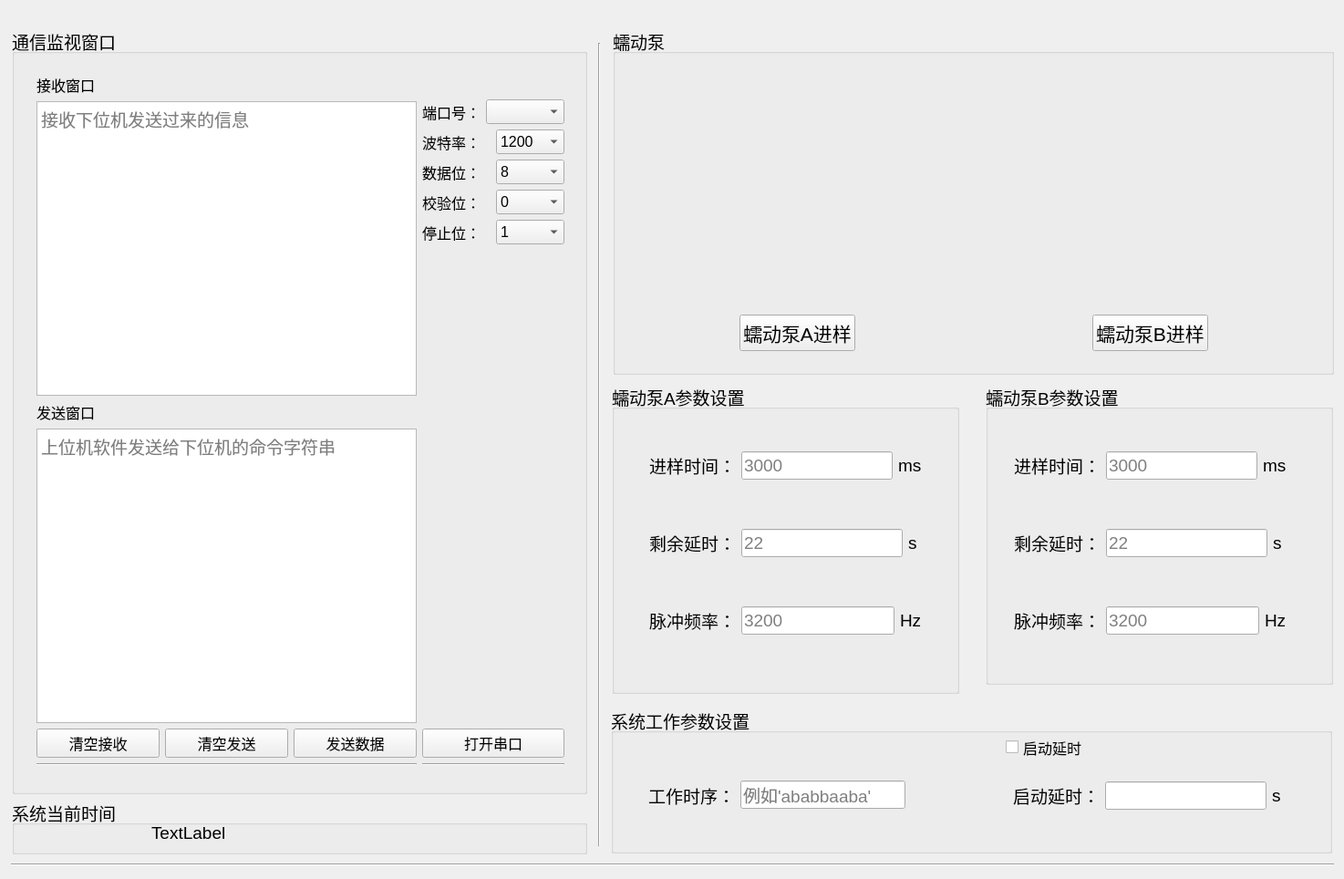
<?xml version="1.0" encoding="UTF-8"?>
<ui version="4.0">
 <class>MainWindow</class>
 <widget class="QMainWindow" name="MainWindow">
  <property name="geometry">
   <rect>
    <x>0</x>
    <y>0</y>
    <width>1474</width>
    <height>964</height>
   </rect>
  </property>
  <property name="windowTitle">
   <string>MainWindow</string>
  </property>
  <widget class="QWidget" name="centralWidget">
   <widget class="Line" name="line_4">
    <property name="geometry">
     <rect>
      <x>647</x>
      <y>47</y>
      <width>20</width>
      <height>881</height>
     </rect>
    </property>
    <property name="orientation">
     <enum>Qt::Vertical</enum>
    </property>
   </widget>
   <widget class="QGroupBox" name="groupBox">
    <property name="geometry">
     <rect>
      <x>671</x>
      <y>420</y>
      <width>381</width>
      <height>341</height>
     </rect>
    </property>
    <property name="font">
     <font>
      <pointsize>14</pointsize>
     </font>
    </property>
    <property name="title">
     <string>蠕动泵A参数设置</string>
    </property>
    <widget class="QWidget" name="verticalLayoutWidget_4">
     <property name="geometry">
      <rect>
       <x>30</x>
       <y>40</y>
       <width>321</width>
       <height>271</height>
      </rect>
     </property>
     <layout class="QVBoxLayout" name="verticalLayout_8">
      <item>
       <layout class="QHBoxLayout" name="horizontalLayout_10">
        <item>
         <widget class="QLabel" name="label_11">
          <property name="font">
           <font>
            <pointsize>14</pointsize>
           </font>
          </property>
          <property name="text">
           <string>进样时间：</string>
          </property>
         </widget>
        </item>
        <item>
         <widget class="QLineEdit" name="lineEdit_SamplingTime_PumpA">
          <property name="maximumSize">
           <size>
            <width>16777215</width>
            <height>16777215</height>
           </size>
          </property>
          <property name="placeholderText">
           <string>3000</string>
          </property>
         </widget>
        </item>
        <item>
         <widget class="QLabel" name="label_18">
          <property name="font">
           <font>
            <pointsize>14</pointsize>
           </font>
          </property>
          <property name="text">
           <string>ms</string>
          </property>
         </widget>
        </item>
       </layout>
      </item>
      <item>
       <layout class="QHBoxLayout" name="horizontalLayout_11">
        <item>
         <widget class="QLabel" name="label_13">
          <property name="font">
           <font>
            <pointsize>14</pointsize>
           </font>
          </property>
          <property name="text">
           <string>剩余延时：</string>
          </property>
         </widget>
        </item>
        <item>
         <widget class="QLineEdit" name="lineEdit_leftTime_PumpA">
          <property name="placeholderText">
           <string>22</string>
          </property>
         </widget>
        </item>
        <item>
         <widget class="QLabel" name="label_20">
          <property name="font">
           <font>
            <pointsize>14</pointsize>
           </font>
          </property>
          <property name="text">
           <string>s </string>
          </property>
         </widget>
        </item>
       </layout>
      </item>
      <item>
       <layout class="QHBoxLayout" name="horizontalLayout_13">
        <item>
         <widget class="QLabel" name="label_15">
          <property name="font">
           <font>
            <pointsize>14</pointsize>
           </font>
          </property>
          <property name="text">
           <string>脉冲频率：</string>
          </property>
         </widget>
        </item>
        <item>
         <widget class="QLineEdit" name="lineEdit_setFrequency_PumpA">
          <property name="placeholderText">
           <string>3200</string>
          </property>
         </widget>
        </item>
        <item>
         <widget class="QLabel" name="label_22">
          <property name="font">
           <font>
            <pointsize>14</pointsize>
           </font>
          </property>
          <property name="text">
           <string>Hz</string>
          </property>
         </widget>
        </item>
       </layout>
      </item>
     </layout>
    </widget>
   </widget>
   <widget class="QGroupBox" name="groupBox_2">
    <property name="geometry">
     <rect>
      <x>1081</x>
      <y>420</y>
      <width>381</width>
      <height>331</height>
     </rect>
    </property>
    <property name="font">
     <font>
      <pointsize>14</pointsize>
     </font>
    </property>
    <property name="title">
     <string>蠕动泵B参数设置</string>
    </property>
    <widget class="QWidget" name="verticalLayoutWidget_3">
     <property name="geometry">
      <rect>
       <x>20</x>
       <y>40</y>
       <width>321</width>
       <height>271</height>
      </rect>
     </property>
     <layout class="QVBoxLayout" name="verticalLayout_4">
      <item>
       <layout class="QHBoxLayout" name="horizontalLayout_12">
        <item>
         <widget class="QLabel" name="label_12">
          <property name="font">
           <font>
            <pointsize>14</pointsize>
           </font>
          </property>
          <property name="text">
           <string>进样时间：</string>
          </property>
         </widget>
        </item>
        <item>
         <widget class="QLineEdit" name="lineEdit_samplingTime_PumpB">
          <property name="placeholderText">
           <string>3000</string>
          </property>
         </widget>
        </item>
        <item>
         <widget class="QLabel" name="label_19">
          <property name="font">
           <font>
            <pointsize>14</pointsize>
           </font>
          </property>
          <property name="text">
           <string>ms</string>
          </property>
         </widget>
        </item>
       </layout>
      </item>
      <item>
       <layout class="QHBoxLayout" name="horizontalLayout_14">
        <item>
         <widget class="QLabel" name="label_14">
          <property name="font">
           <font>
            <pointsize>14</pointsize>
           </font>
          </property>
          <property name="text">
           <string>剩余延时：</string>
          </property>
         </widget>
        </item>
        <item>
         <widget class="QLineEdit" name="lineEdit_leftTime_PumpB">
          <property name="placeholderText">
           <string>22</string>
          </property>
         </widget>
        </item>
        <item>
         <widget class="QLabel" name="label_21">
          <property name="font">
           <font>
            <pointsize>14</pointsize>
           </font>
          </property>
          <property name="text">
           <string>s </string>
          </property>
         </widget>
        </item>
       </layout>
      </item>
      <item>
       <layout class="QHBoxLayout" name="horizontalLayout_15">
        <item>
         <widget class="QLabel" name="label_16">
          <property name="font">
           <font>
            <pointsize>14</pointsize>
           </font>
          </property>
          <property name="text">
           <string>脉冲频率：</string>
          </property>
         </widget>
        </item>
        <item>
         <widget class="QLineEdit" name="lineEdit_setFrequency_PumpB">
          <property name="placeholderText">
           <string>3200</string>
          </property>
         </widget>
        </item>
        <item>
         <widget class="QLabel" name="label_23">
          <property name="font">
           <font>
            <pointsize>14</pointsize>
           </font>
          </property>
          <property name="text">
           <string>Hz</string>
          </property>
         </widget>
        </item>
       </layout>
      </item>
     </layout>
    </widget>
   </widget>
   <widget class="QGroupBox" name="groupBox_3">
    <property name="geometry">
     <rect>
      <x>672</x>
      <y>30</y>
      <width>791</width>
      <height>381</height>
     </rect>
    </property>
    <property name="font">
     <font>
      <pointsize>14</pointsize>
     </font>
    </property>
    <property name="title">
     <string>蠕动泵</string>
    </property>
    <widget class="QWidget" name="verticalLayoutWidget_5">
     <property name="geometry">
      <rect>
       <x>426</x>
       <y>31</y>
       <width>326</width>
       <height>335</height>
      </rect>
     </property>
     <layout class="QVBoxLayout" name="verticalLayout_9">
      <item>
       <widget class="QLabel" name="label_10">
        <property name="text">
         <string/>
        </property>
        <property name="pixmap">
         <pixmap resource="image/image.qrc">:/new/prefix1/pump.jpg</pixmap>
        </property>
       </widget>
      </item>
      <item>
       <layout class="QHBoxLayout" name="horizontalLayout_21">
        <item>
         <spacer name="horizontalSpacer_16">
          <property name="orientation">
           <enum>Qt::Horizontal</enum>
          </property>
          <property name="sizeHint" stdset="0">
           <size>
            <width>40</width>
            <height>20</height>
           </size>
          </property>
         </spacer>
        </item>
        <item>
         <widget class="QPushButton" name="pushButton_PumpB">
          <property name="font">
           <font>
            <pointsize>16</pointsize>
           </font>
          </property>
          <property name="text">
           <string>蠕动泵B进样</string>
          </property>
         </widget>
        </item>
        <item>
         <spacer name="horizontalSpacer_6">
          <property name="orientation">
           <enum>Qt::Horizontal</enum>
          </property>
          <property name="sizeHint" stdset="0">
           <size>
            <width>40</width>
            <height>20</height>
           </size>
          </property>
         </spacer>
        </item>
       </layout>
      </item>
     </layout>
    </widget>
    <widget class="QWidget" name="verticalLayoutWidget">
     <property name="geometry">
      <rect>
       <x>39</x>
       <y>31</y>
       <width>326</width>
       <height>335</height>
      </rect>
     </property>
     <layout class="QVBoxLayout" name="verticalLayout_7">
      <item>
       <widget class="QLabel" name="label_9">
        <property name="text">
         <string/>
        </property>
        <property name="pixmap">
         <pixmap resource="image/image.qrc">:/new/prefix1/pump.jpg</pixmap>
        </property>
       </widget>
      </item>
      <item>
       <layout class="QHBoxLayout" name="horizontalLayout_20">
        <item>
         <spacer name="horizontalSpacer_5">
          <property name="orientation">
           <enum>Qt::Horizontal</enum>
          </property>
          <property name="sizeHint" stdset="0">
           <size>
            <width>40</width>
            <height>20</height>
           </size>
          </property>
         </spacer>
        </item>
        <item>
         <widget class="QPushButton" name="pushButton_PumpA">
          <property name="font">
           <font>
            <pointsize>16</pointsize>
           </font>
          </property>
          <property name="text">
           <string>蠕动泵A进样</string>
          </property>
         </widget>
        </item>
        <item>
         <spacer name="horizontalSpacer_4">
          <property name="orientation">
           <enum>Qt::Horizontal</enum>
          </property>
          <property name="sizeHint" stdset="0">
           <size>
            <width>40</width>
            <height>20</height>
           </size>
          </property>
         </spacer>
        </item>
       </layout>
      </item>
     </layout>
    </widget>
   </widget>
   <widget class="QGroupBox" name="groupBox_4">
    <property name="geometry">
     <rect>
      <x>13</x>
      <y>30</y>
      <width>631</width>
      <height>841</height>
     </rect>
    </property>
    <property name="font">
     <font>
      <pointsize>14</pointsize>
     </font>
    </property>
    <property name="title">
     <string>通信监视窗口</string>
    </property>
    <widget class="QWidget" name="layoutWidget">
     <property name="geometry">
      <rect>
       <x>16</x>
       <y>40</y>
       <width>601</width>
       <height>781</height>
      </rect>
     </property>
     <layout class="QHBoxLayout" name="horizontalLayout_7">
      <item>
       <layout class="QVBoxLayout" name="verticalLayout">
        <item>
         <widget class="QLabel" name="label">
          <property name="font">
           <font>
            <pointsize>12</pointsize>
           </font>
          </property>
          <property name="text">
           <string>接收窗口</string>
          </property>
         </widget>
        </item>
        <item>
         <widget class="QTextEdit" name="textEdit">
          <property name="placeholderText">
           <string>接收下位机发送过来的信息</string>
          </property>
         </widget>
        </item>
        <item>
         <widget class="QLabel" name="label_2">
          <property name="font">
           <font>
            <pointsize>12</pointsize>
           </font>
          </property>
          <property name="text">
           <string>发送窗口</string>
          </property>
         </widget>
        </item>
        <item>
         <widget class="QTextEdit" name="textEdit_2">
          <property name="placeholderText">
           <string>上位机软件发送给下位机的命令字符串</string>
          </property>
         </widget>
        </item>
        <item>
         <layout class="QHBoxLayout" name="horizontalLayout">
          <item>
           <widget class="QPushButton" name="clearButton">
            <property name="font">
             <font>
              <pointsize>12</pointsize>
             </font>
            </property>
            <property name="text">
             <string>清空接收</string>
            </property>
           </widget>
          </item>
          <item>
           <widget class="QPushButton" name="pushButton_clearLineText2">
            <property name="font">
             <font>
              <pointsize>12</pointsize>
             </font>
            </property>
            <property name="text">
             <string>清空发送</string>
            </property>
           </widget>
          </item>
          <item>
           <widget class="QPushButton" name="sendButton">
            <property name="font">
             <font>
              <pointsize>12</pointsize>
             </font>
            </property>
            <property name="text">
             <string>发送数据</string>
            </property>
           </widget>
          </item>
         </layout>
        </item>
        <item>
         <widget class="Line" name="line_6">
          <property name="orientation">
           <enum>Qt::Horizontal</enum>
          </property>
         </widget>
        </item>
       </layout>
      </item>
      <item>
       <layout class="QVBoxLayout" name="verticalLayout_2">
        <item>
         <layout class="QVBoxLayout" name="verticalLayout_3">
          <item>
           <widget class="QLabel" name="label_8">
            <property name="text">
             <string/>
            </property>
           </widget>
          </item>
          <item>
           <layout class="QHBoxLayout" name="horizontalLayout_2">
            <item>
             <widget class="QLabel" name="label_3">
              <property name="font">
               <font>
                <pointsize>12</pointsize>
               </font>
              </property>
              <property name="text">
               <string>端口号：</string>
              </property>
             </widget>
            </item>
            <item>
             <widget class="QComboBox" name="PortBox">
              <property name="font">
               <font>
                <pointsize>12</pointsize>
               </font>
              </property>
             </widget>
            </item>
           </layout>
          </item>
          <item>
           <layout class="QHBoxLayout" name="horizontalLayout_3">
            <item>
             <widget class="QLabel" name="label_4">
              <property name="font">
               <font>
                <pointsize>12</pointsize>
               </font>
              </property>
              <property name="text">
               <string>波特率：</string>
              </property>
             </widget>
            </item>
            <item>
             <widget class="QComboBox" name="BaudBox">
              <property name="font">
               <font>
                <pointsize>12</pointsize>
               </font>
              </property>
              <item>
               <property name="text">
                <string>1200</string>
               </property>
              </item>
              <item>
               <property name="text">
                <string>2400</string>
               </property>
              </item>
              <item>
               <property name="text">
                <string>4800</string>
               </property>
              </item>
              <item>
               <property name="text">
                <string>9600</string>
               </property>
              </item>
              <item>
               <property name="text">
                <string>19200</string>
               </property>
              </item>
             </widget>
            </item>
           </layout>
          </item>
          <item>
           <layout class="QHBoxLayout" name="horizontalLayout_4">
            <item>
             <widget class="QLabel" name="label_5">
              <property name="font">
               <font>
                <pointsize>12</pointsize>
               </font>
              </property>
              <property name="text">
               <string>数据位：</string>
              </property>
             </widget>
            </item>
            <item>
             <widget class="QComboBox" name="BitNumBox">
              <property name="font">
               <font>
                <pointsize>12</pointsize>
               </font>
              </property>
              <item>
               <property name="text">
                <string>8</string>
               </property>
              </item>
             </widget>
            </item>
           </layout>
          </item>
          <item>
           <layout class="QHBoxLayout" name="horizontalLayout_5">
            <item>
             <widget class="QLabel" name="label_6">
              <property name="font">
               <font>
                <pointsize>12</pointsize>
               </font>
              </property>
              <property name="text">
               <string>校验位：</string>
              </property>
             </widget>
            </item>
            <item>
             <widget class="QComboBox" name="ParityBox">
              <property name="font">
               <font>
                <pointsize>12</pointsize>
               </font>
              </property>
              <item>
               <property name="text">
                <string>0</string>
               </property>
              </item>
             </widget>
            </item>
           </layout>
          </item>
          <item>
           <layout class="QHBoxLayout" name="horizontalLayout_6">
            <item>
             <widget class="QLabel" name="label_7">
              <property name="font">
               <font>
                <pointsize>12</pointsize>
               </font>
              </property>
              <property name="text">
               <string>停止位：</string>
              </property>
             </widget>
            </item>
            <item>
             <widget class="QComboBox" name="StopBox">
              <property name="font">
               <font>
                <pointsize>12</pointsize>
               </font>
              </property>
              <item>
               <property name="text">
                <string>1</string>
               </property>
              </item>
              <item>
               <property name="text">
                <string>2</string>
               </property>
              </item>
             </widget>
            </item>
           </layout>
          </item>
         </layout>
        </item>
        <item>
         <spacer name="verticalSpacer">
          <property name="orientation">
           <enum>Qt::Vertical</enum>
          </property>
          <property name="sizeHint" stdset="0">
           <size>
            <width>20</width>
            <height>68</height>
           </size>
          </property>
         </spacer>
        </item>
        <item>
         <widget class="QPushButton" name="openButton">
          <property name="font">
           <font>
            <pointsize>12</pointsize>
           </font>
          </property>
          <property name="text">
           <string>打开串口</string>
          </property>
         </widget>
        </item>
        <item>
         <widget class="Line" name="line_7">
          <property name="orientation">
           <enum>Qt::Horizontal</enum>
          </property>
         </widget>
        </item>
       </layout>
      </item>
     </layout>
    </widget>
   </widget>
   <widget class="QGroupBox" name="groupBox_5">
    <property name="geometry">
     <rect>
      <x>670</x>
      <y>775</y>
      <width>791</width>
      <height>161</height>
     </rect>
    </property>
    <property name="font">
     <font>
      <pointsize>14</pointsize>
     </font>
    </property>
    <property name="title">
     <string>系统工作参数设置</string>
    </property>
    <widget class="QWidget" name="layoutWidget">
     <property name="geometry">
      <rect>
       <x>30</x>
       <y>55</y>
       <width>321</width>
       <height>84</height>
      </rect>
     </property>
     <layout class="QHBoxLayout" name="horizontalLayout_19">
      <item>
       <widget class="QLabel" name="label_17">
        <property name="font">
         <font>
          <pointsize>14</pointsize>
         </font>
        </property>
        <property name="text">
         <string>工作时序：</string>
        </property>
       </widget>
      </item>
      <item>
       <widget class="QLineEdit" name="lineEdit_commandOrder">
        <property name="placeholderText">
         <string>例如'ababbaaba'</string>
        </property>
       </widget>
      </item>
      <item>
       <widget class="QLabel" name="label_26">
        <property name="font">
         <font>
          <pointsize>14</pointsize>
         </font>
        </property>
        <property name="text">
         <string/>
        </property>
       </widget>
      </item>
     </layout>
    </widget>
    <widget class="QWidget" name="horizontalLayoutWidget_3">
     <property name="geometry">
      <rect>
       <x>430</x>
       <y>57</y>
       <width>321</width>
       <height>81</height>
      </rect>
     </property>
     <layout class="QHBoxLayout" name="horizontalLayout_8">
      <item>
       <widget class="QLabel" name="label_24">
        <property name="font">
         <font>
          <pointsize>14</pointsize>
         </font>
        </property>
        <property name="text">
         <string>启动延时：</string>
        </property>
       </widget>
      </item>
      <item>
       <widget class="QLineEdit" name="lineEdit_SystemStartDelayTime"/>
      </item>
      <item>
       <widget class="QLabel" name="label_25">
        <property name="font">
         <font>
          <pointsize>14</pointsize>
         </font>
        </property>
        <property name="text">
         <string>s </string>
        </property>
       </widget>
      </item>
     </layout>
    </widget>
    <widget class="QCheckBox" name="checkBox_startDelay">
     <property name="geometry">
      <rect>
       <x>433</x>
       <y>35</y>
       <width>121</width>
       <height>19</height>
      </rect>
     </property>
     <property name="font">
      <font>
       <pointsize>12</pointsize>
      </font>
     </property>
     <property name="text">
      <string>启动延时</string>
     </property>
    </widget>
   </widget>
   <widget class="Line" name="line">
    <property name="geometry">
     <rect>
      <x>12</x>
      <y>938</y>
      <width>1451</width>
      <height>20</height>
     </rect>
    </property>
    <property name="orientation">
     <enum>Qt::Horizontal</enum>
    </property>
   </widget>
   <widget class="QGroupBox" name="groupBox_6">
    <property name="geometry">
     <rect>
      <x>13</x>
      <y>876</y>
      <width>631</width>
      <height>61</height>
     </rect>
    </property>
    <property name="font">
     <font>
      <pointsize>14</pointsize>
     </font>
    </property>
    <property name="title">
     <string>系统当前时间</string>
    </property>
    <widget class="QLabel" name="label_timer">
     <property name="geometry">
      <rect>
       <x>153</x>
       <y>27</y>
       <width>461</width>
       <height>21</height>
      </rect>
     </property>
     <property name="text">
      <string>TextLabel</string>
     </property>
    </widget>
   </widget>
  </widget>
 </widget>
 <layoutdefault spacing="6" margin="11"/>
 <resources>
  <include location="image/image.qrc"/>
 </resources>
 <connections/>
</ui>
